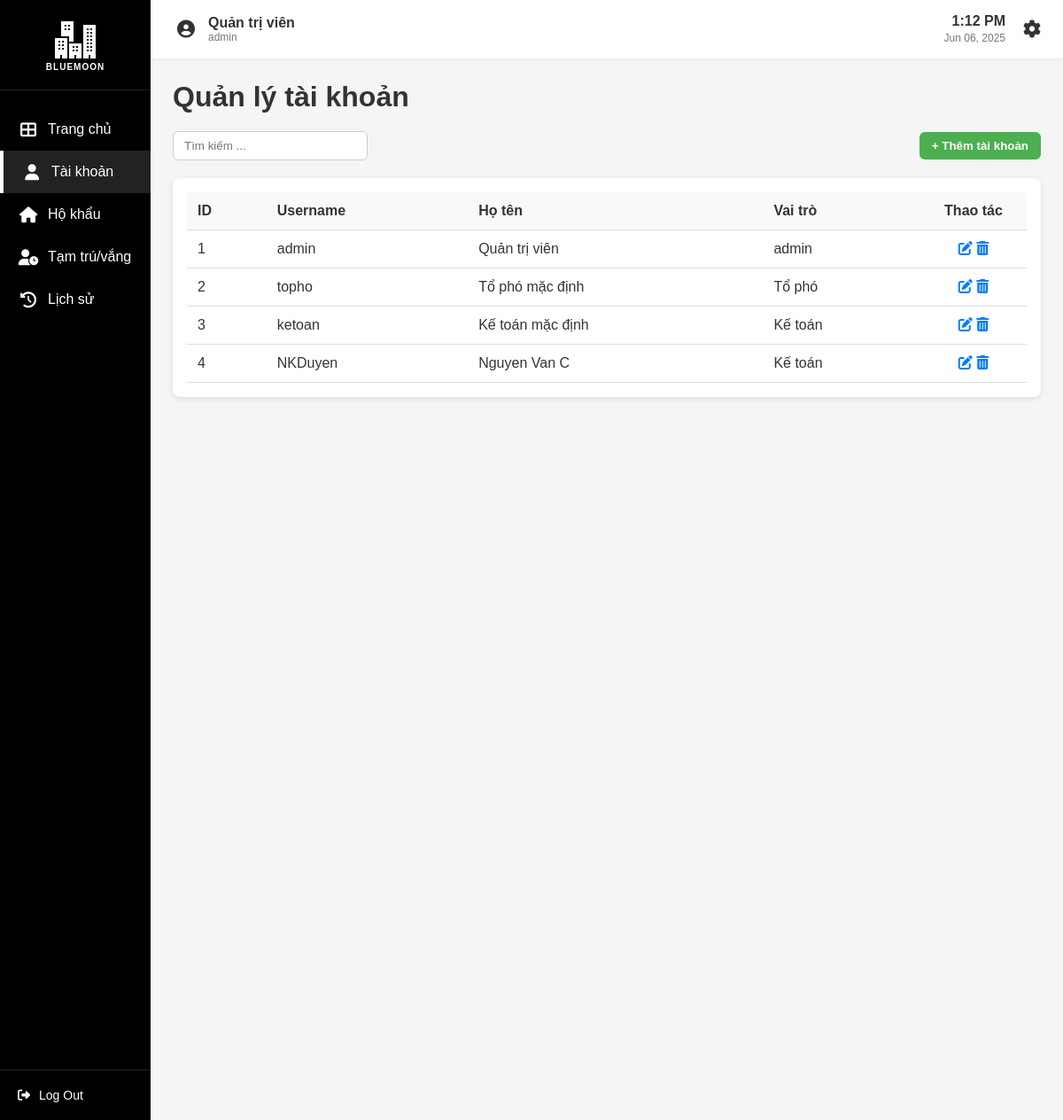
The app's page /taikhoan (signed in) with its own data.
### app/model.py (models this page shows, shortened)
class TaiKhoan(db.Model, UserMixin):
    __tablename__ = 'taikhoan'
    id = db.Column(db.Integer, primary_key=True)
    username = db.Column(db.String(50), unique=True, nullable=False)
    password = db.Column(db.String(100), nullable=False)
    vaiTro = db.Column(db.String(50))
    hoTen = db.Column(db.String(100))
    nopphis = db.relationship('NopPhi', backref='taikhoan', lazy=True)

### app/routes/user_routes.py (the view)
@user.route('/taikhoan', methods=['GET'])
@login_required
def taikhoan():
    if current_user.vaiTro != 'admin':
        flash('Không có quyền truy cập trang', 'danger')
        return redirect(url_for('auth.home'))
    accounts = UserService.get_all_users()
    return render_template('taikhoan.html', accounts=accounts)

### app/services/user_service.py (called while the page is built)
    @staticmethod
    def get_all_users():
        return TaiKhoan.query.all()

### app/templates/taikhoan.html (shortened to what this page needs)
{% extends "base.html" %}
{% block extra_css %}
<link rel="stylesheet" href="/static/css/taikhoan.css">
{% endblock %}
{% block content %}
<div class="container">
    <h1>Quản lý tài khoản</h1>
    <div class="search-container">
        <input type="text" id="searchInput" class="search-box" placeholder="Tìm kiếm ...">
        <button class="add-button" onclick="openAddModal()">+ Thêm tài khoản</button>
    </div>
    <div class="card">
        <table class="account-table">
            <thead>
                <tr>
                    <th>ID</th>
                    <th>Username</th>
                    <th>Họ tên</th>
                    <th>Vai trò</th>
                    <th class="action-column">Thao tác</th>
                </tr>
            </thead>
            <tbody>
                {% for account in accounts %}
                <tr>
                    <td>{{ account.id }}</td>
                    <td>{{ account.username }}</td>
                    <td>{{ account.hoTen }}</td>
                    <td>{{ account.vaiTro }}</td>
                    <td class="action-column">
                        <button class="action-button" onclick="editAccount({{ account.id }})">
                            <i class="fas fa-edit action-icon"></i>
                        </button>
                        <button class="action-button" onclick="deleteAccount({{ account.id }})">
                            <i class="fas fa-trash-alt action-icon"></i>
                        </button>
                    </td>
                </tr>
                {% endfor %}
            </tbody>
        </table>
    </div>
</div>
{% endblock %}

### app/templates/base.html (shortened to what this page needs)
<!DOCTYPE html>
<html lang="en">
<head>
    <link rel="stylesheet" href="/static/css/base.css">
    <link rel="stylesheet" href="https://cdnjs.cloudflare.com/ajax/libs/font-awesome/6.4.0/css/all.min.css">
    {% block extra_css %}{% endblock %}
</head>
<body>
    <div class="container">
        <div class="sidebar">
            <div class="logo">
                <img src="/static/images/apartment_white.png" alt="BlueMoon">
                <div class="logo-text"><span class="library-text">BLUEMOON</span></div>
            </div>
            <nav class="sidebar-menu">
                <ul>
                    <li>
                        <a href="{{ url_for('auth.home') }}" class="menu-item {% if request.endpoint == 'auth.home' %}active{% endif %}">
                            <i class="fas fa-th-large"></i>
                            <span>Trang chủ</span>
                        </a>
                    </li>
                    {% if current_user.vaiTro == 'admin' %}
                        <li>
                            <a href="{{ url_for('user.taikhoan') }}" class="menu-item {% if request.endpoint == 'user.taikhoan' %}active{% endif %}">
                                <i class="fas fa-user"></i>
                                <span>Tài khoản</span>
                            </a>
                        </li>
                        <li>
                            <a href="{{ url_for('hk.hokhau') }}" class="menu-item {% if request.endpoint == 'hk.hokhau' %}active{% endif %}">
                                <i class="fas fa-house"></i>
                                <span>Hộ khẩu</span>
                            </a>
                        </li>
                        <li>
                            <a href="{{ url_for('hk.tamtrutamvang') }}" class="menu-item {% if request.endpoint == 'hk.tamtrutamvang' %}active{% endif %}">
                                <i class="fas fa-user-clock"></i>
                                <span>Tạm trú/vắng</span>
                            </a>
                        </li>
                        <li>
                            <a href="{{ url_for('hk.lichsuhokhau') }}" class="menu-item {% if request.endpoint == 'hk.lichsuhokhau' %}active{% endif %}">
                                <i class="fas fa-history"></i>
                                <span>Lịch sử</span>
                            </a>
                        </li>
                    {% endif %}
                </ul>
            </nav>
            <div class="sidebar-footer">
                <a href="{{ url_for('auth.logout') }}" class="logout-btn">
                    <i class="fas fa-sign-out-alt"></i>
                    <span>Log Out</span>
                </a>
            </div>
        </div>
        <div class="main-content">
            <header class="top-header">
                <div class="user-info">
                    <div class="user-avatar">
                        <i class="fas fa-user-circle"></i>
                    </div>
                    <div class="user-details">
                        <div class="user-name">{{ current_user.hoTen if current_user else 'KháchKhách' }}</div>
                        <div class="user-role">{{ current_user.vaiTro if current_user else '' }}</div>
                    </div>
                </div>
                <div class="header-right">
                    <div class="datetime">
                        <span class="time">{{ current_time }}</span>
                        <span class="date">{{ current_date }}</span>
                    </div>
                    <div class="settings">
                        <a href="#">
                            <i class="fas fa-cog"></i>
                        </a>
                    </div>
                </div>
            </header>
            <div class="content">
                {% block content %}{% endblock %}
            </div>
        </div>
    </div>
</body>
</html>

### app/static/css/base.css (style rules this page uses)
* { margin: 0; padding: 0; box-sizing: border-box; font-family: 'Arial', sans-serif; }
body { background-color: #f5f5f5; color: #333; }
.container { display: flex; height: 100vh; width: 100%; }
.sidebar { width: 170px; height: 100vh; background-color: #000; color: white; display: flex; flex-direction: column; position: fixed; left: 0; top: 0; }
.logo { padding: 20px 15px; border-bottom: 1px solid #222; display: flex; flex-direction: column; align-items: center; text-align: center; }
.logo img { width: 50px; margin-bottom: 5px; }
.logo-text { font-size: 18px; font-weight: bold; color: white; display: block; }
.library-text { font-size: 10px; display: block; margin-top: -5px; text-transform: uppercase; letter-spacing: 1px; }
.sidebar-menu { flex-grow: 1; padding-top: 20px; }
.sidebar-menu ul { list-style: none; }
.menu-item { display: flex; align-items: center; padding: 15px 20px; color: white; text-decoration: none; transition: all 0.3s; }
.menu-item:hover, .menu-item.active { background-color: #222; border-left: 4px solid #fff; }
.menu-item i { margin-right: 10px; font-size: 18px; width: 24px; text-align: center; }
.sidebar-footer { padding: 20px; border-top: 1px solid #222; }
.logout-btn { display: flex; align-items: center; color: white; text-decoration: none; font-size: 14px; }
.logout-btn i { margin-right: 10px; }
.main-content { flex-grow: 1; margin-left: 170px; width: calc(100% - 170px); overflow-y: auto; }
.top-header { background-color: #fff; padding: 15px 25px; display: flex; justify-content: space-between; align-items: center; box-shadow: 0 2px 5px rgba(0,0,0,0.05); }
.user-info { display: flex; align-items: center; }
.user-avatar { width: 30px; height: 30px; border-radius: 50%; margin-right: 10px; display: flex; align-items: center; justify-content: center; color: #333; font-size: 20px; }
.user-details { display: flex; flex-direction: column; }
.user-name { font-weight: bold; font-size: 16px; }
.user-role { font-size: 12px; color: #777; }
.header-right { display: flex; align-items: center; }
.datetime { margin-right: 20px; text-align: right; }
.time { font-weight: bold; font-size: 16px; display: block; }
.date { font-size: 12px; color: #777; }
.settings i { font-size: 20px; color: #333; }
.content { padding: 25px; }

### app/static/css/taikhoan.css (style rules this page uses)
.search-container { margin-top: 20px; display: flex; gap: 10px; align-items: center; }
.search-box { padding: 8px 12px; width: 220px; border: 1px solid #ccc; border-radius: 6px; }
.add-button { margin-left: auto; background-color: #4CAF50; color: white; padding: 8px 14px; border: none; border-radius: 6px; cursor: pointer; font-weight: bold; }
.card { width: 100%; background-color: #fff; padding: 16px; border-radius: 8px; box-shadow: 0 2px 6px rgba(0,0,0,0.1); margin-top: 20px; }
.account-table { width: 100%; border-collapse: collapse; }
.account-table th, .account-table td { padding: 12px; border-bottom: 1px solid #ddd; text-align: left; white-space: nowrap; overflow: hidden; text-overflow: ellipsis; }
.account-table th { background-color: #f9f9f9; font-weight: 600; }
.account-table th.action-column, .account-table td.action-column { width: 120px; text-align: center; }
.action-column { text-align: center; width: 80px; }
.action-button { background: none; border: none; cursor: pointer; font-size: 16px; color: #007bff; }
.container { display: flex; flex-direction: column; height: 100vh; width: 100%; }

### records on screen
TaiKhoan: hoTen "Quản trị viên", vaiTro "admin", id "1", username "admin"
TaiKhoan: id "2", username "topho", hoTen "Tổ phó mặc định", vaiTro "Tổ phó"
TaiKhoan: id "3", username "ketoan", hoTen "Kế toán mặc định", vaiTro "Kế toán"
TaiKhoan: id "4", username "NKDuyen", hoTen "Nguyen Van C", vaiTro "Kế toán"
